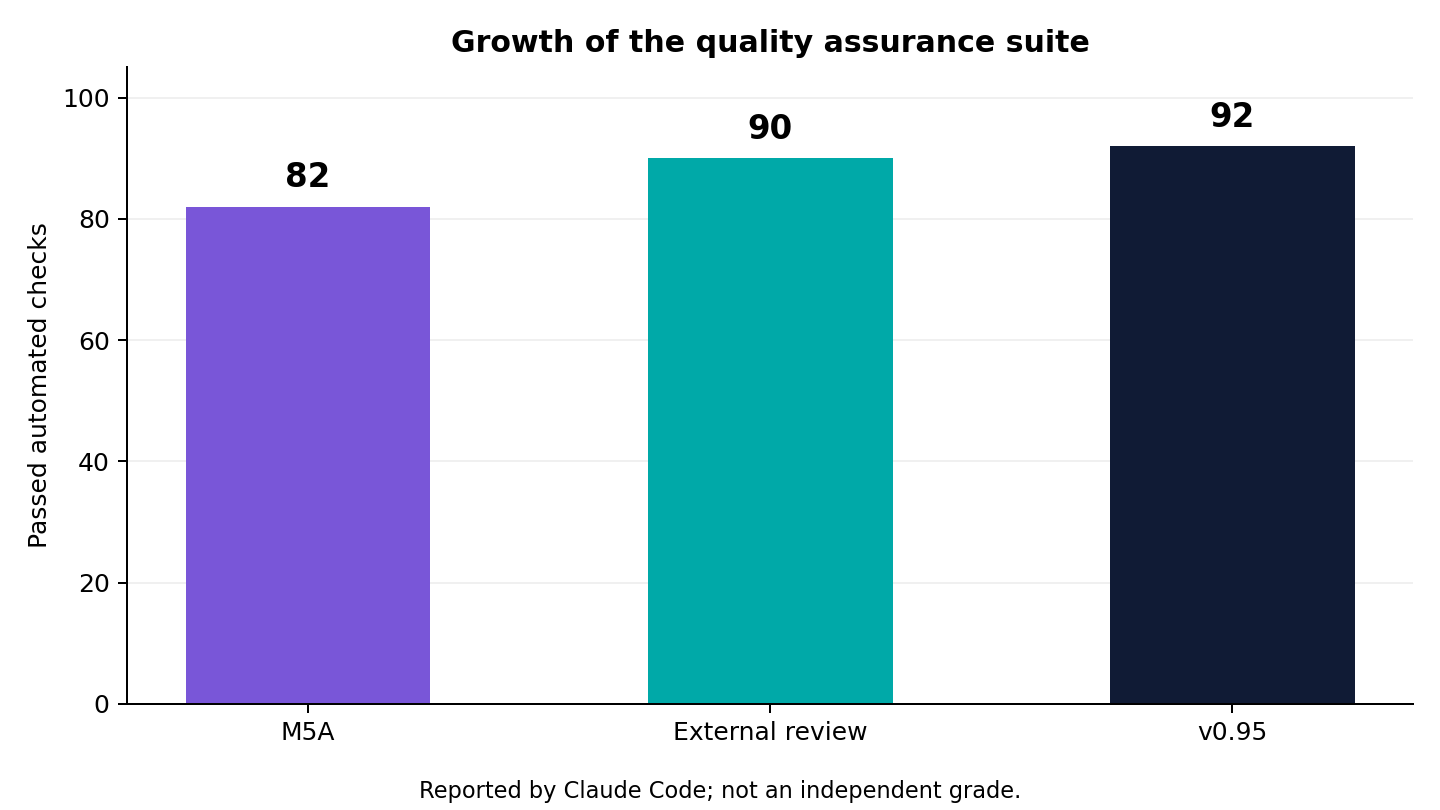

Here is the Python script that generated this plot:
from pathlib import Path
import matplotlib.pyplot as plt

stages = ['M5A', 'External review', 'v0.95']
checks = [82, 90, 92]
fig, ax = plt.subplots(figsize=(8,4.5))
bars = ax.bar(stages, checks, color=['#7956D8','#00A9A8','#101B35'], width=.53)
ax.bar_label(bars, padding=5, fontsize=13, fontweight='bold')
ax.set_ylim(0,105)
ax.set_ylabel('Passed automated checks')
ax.set_title('Growth of the quality assurance suite', fontweight='bold')
ax.spines[['top','right']].set_visible(False)
ax.grid(axis='y', alpha=.18)
ax.set_axisbelow(True)
fig.text(.5,.015,'Reported by Claude Code; not an independent grade.',ha='center',fontsize=9)
fig.tight_layout(rect=(0,.045,1,1))
fig.savefig(Path(__file__).with_suffix('.png'),dpi=180)
